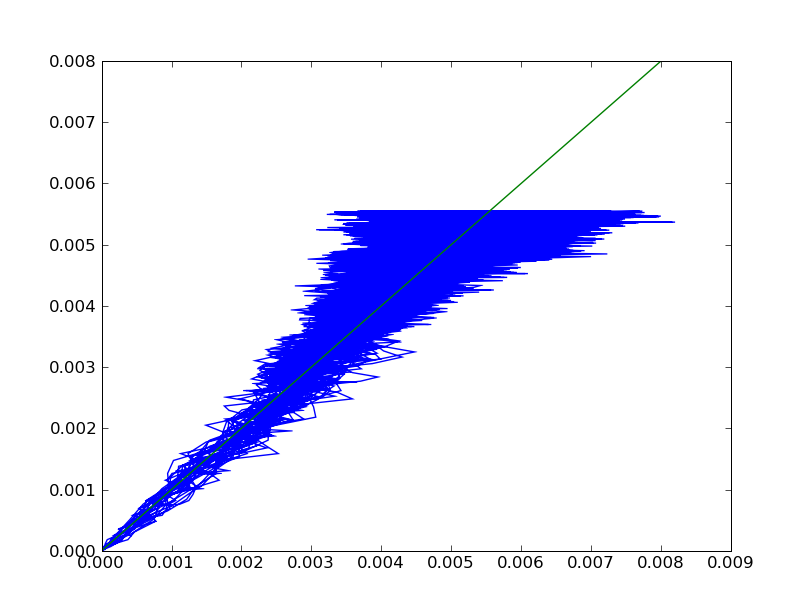

Generate this figure with Python:
#!/usr/bin/python 
import sys
import pylab
from scipy.stats import linregress

traps = [20100]

inFile = open(sys.argv[1])
temp = float(sys.argv[2])
dielectric = float(sys.argv[3])
kT = temp * 8.617343e-5

x, y, z, prob_read, prob_calc = [], [], [], [], []
for line in inFile:
    words = line.split()
    x.append(float(words[0]))
    y.append(float(words[1]))
    z.append(float(words[2]))
    prob_read.append(float(words[3]))

for i in range(len(x)):
    E = .0
    for trap in traps:
        if trap != i:
            r_sqd = (x[i] - x[trap])**2\
                  + (y[i] - y[trap])**2\
                  + (z[i] - z[trap])**2
            E += 14.3996442 / (pylab.sqrt(r_sqd) * dielectric)
            prob_calc.append(pylab.exp(-E / kT))
        else: 
            prob_calc.append(0.)
            
prob_calc /=  pylab.sqrt(pylab.dot(prob_calc, prob_calc))
prob_read /= pylab.sqrt(pylab.dot(prob_read, prob_read))

print linregress(prob_read, prob_calc)
pylab.plot(prob_read, prob_calc)
pylab.plot([0, 0.008], [0, 0.008])
pylab.show()
